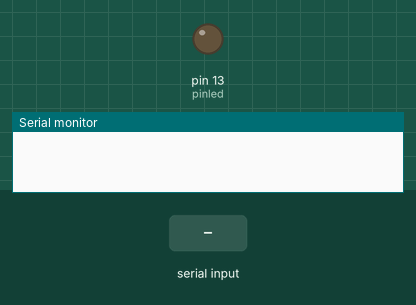
Bench run of a sketch on a simulated Arduino Uno, built with avr-gcc and run on an emulated ATmega328P. On the bench: output pins drawn as LEDs (lit = HIGH), the last lines printed to the serial monitor. The test bench sets the inputs (shaded band).

Above: at 1.2 s.
1.3 s: "1" received over the second serial link
At 2.2 s:
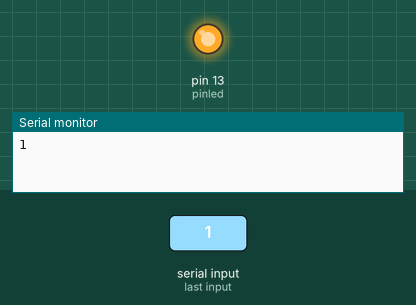
Timing chart, 0 to 4.3 s (numbered marks = the images above; inputs shaded):
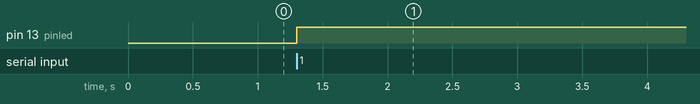

Measured:
- after the input at 1.3 s, pin 13 (pinled): LOW → HIGH at once

The sketch:

receptor.ino
```cpp
//receptor
#include<SoftwareSerial.h>
#define tx 9
#define rx 10
#define pinled 13

bool led = false;
int op = 48;

SoftwareSerial HC12(tx,rx);

void setup() {
  HC12.begin(9600);
  Serial.begin(9600);
  pinMode(pinled, OUTPUT);
}

void loop() {
  while(HC12.available()) {
    op = HC12.read();
    if(op == 49) {
      Serial.write(op);
      led = !led;
      digitalWrite(pinled, led);
    }
  }
}
```
